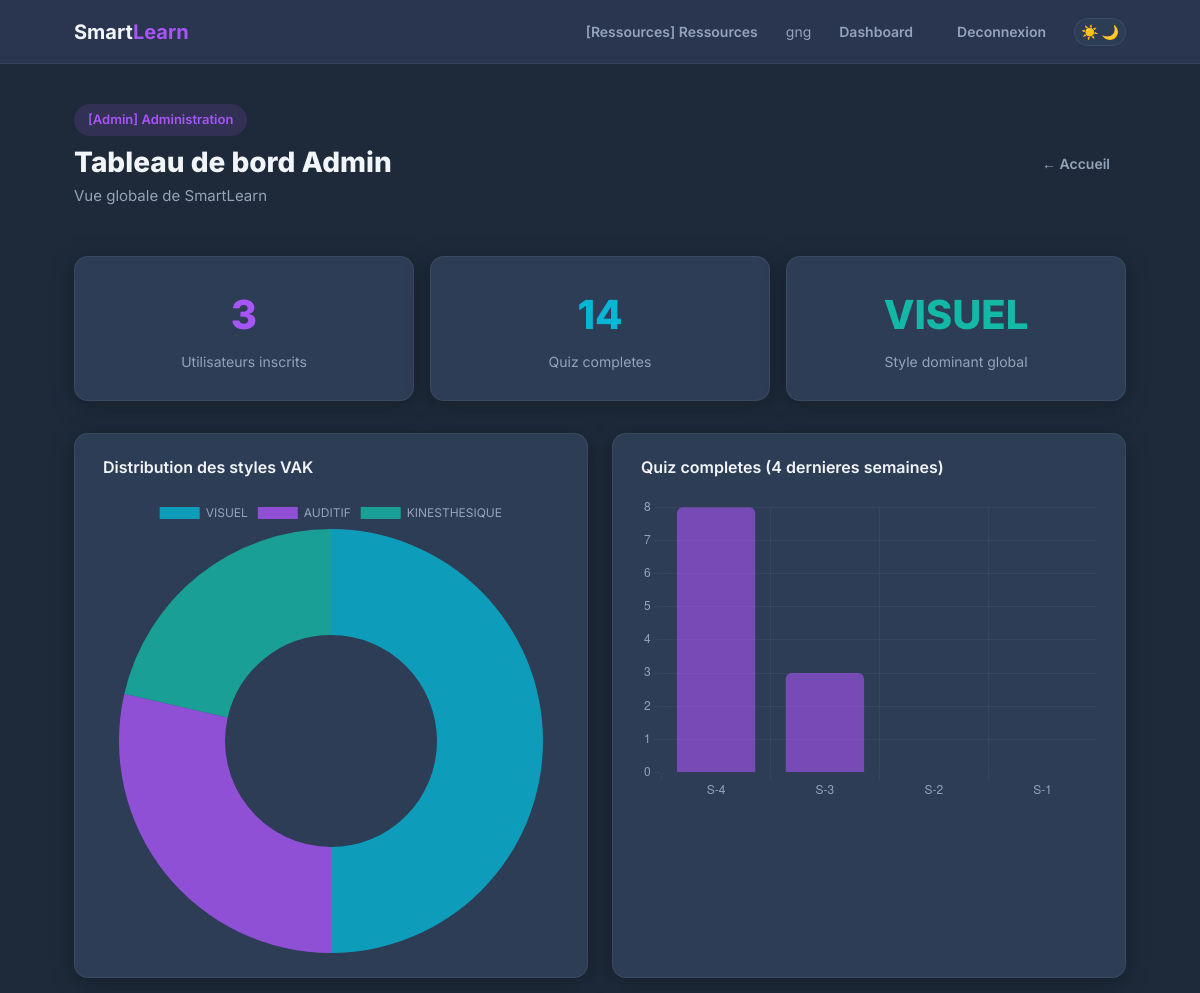
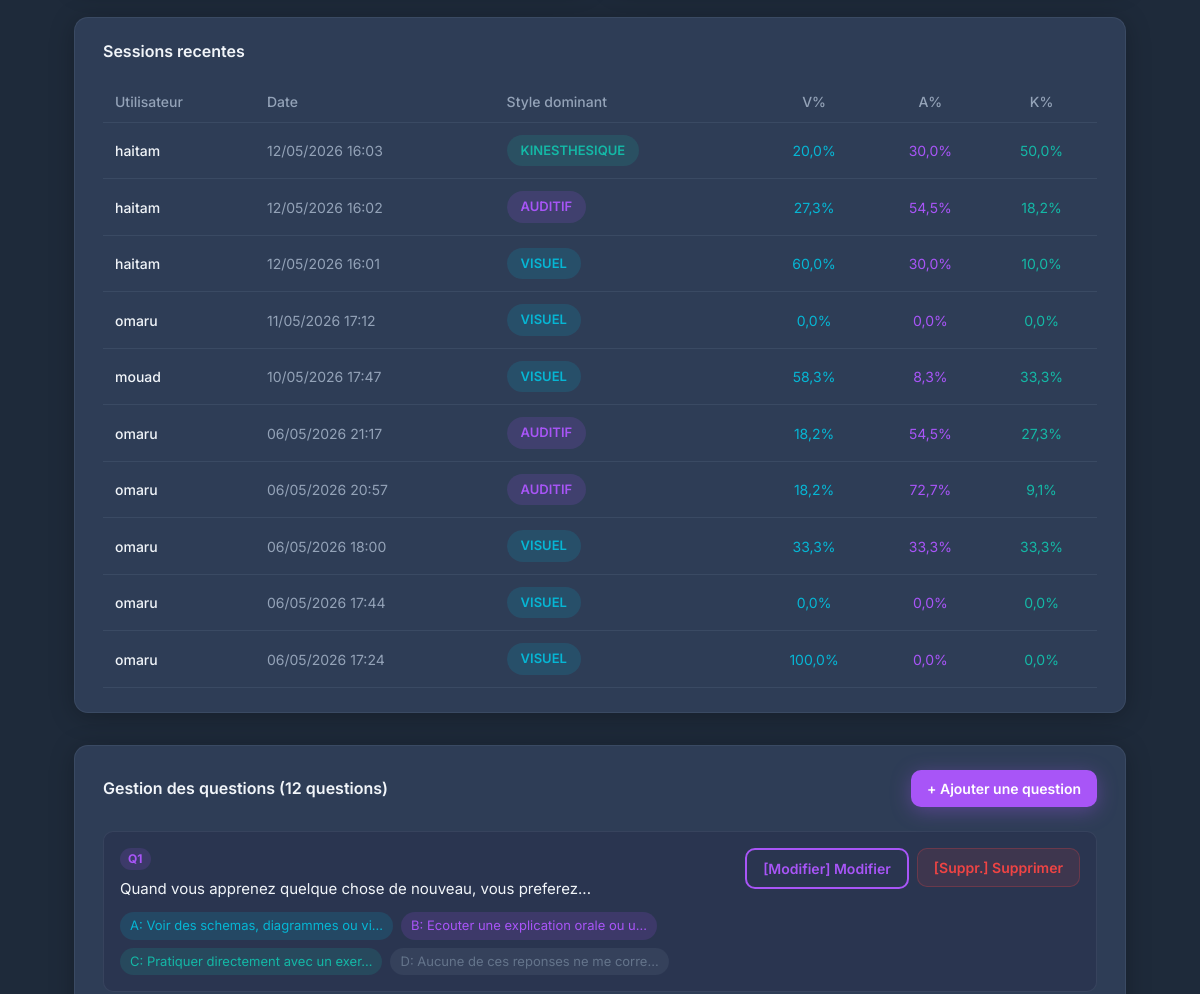
Before: /admin-dashboard/ (signed in, upper part) with the older database file (2 pictures, top to bottom).
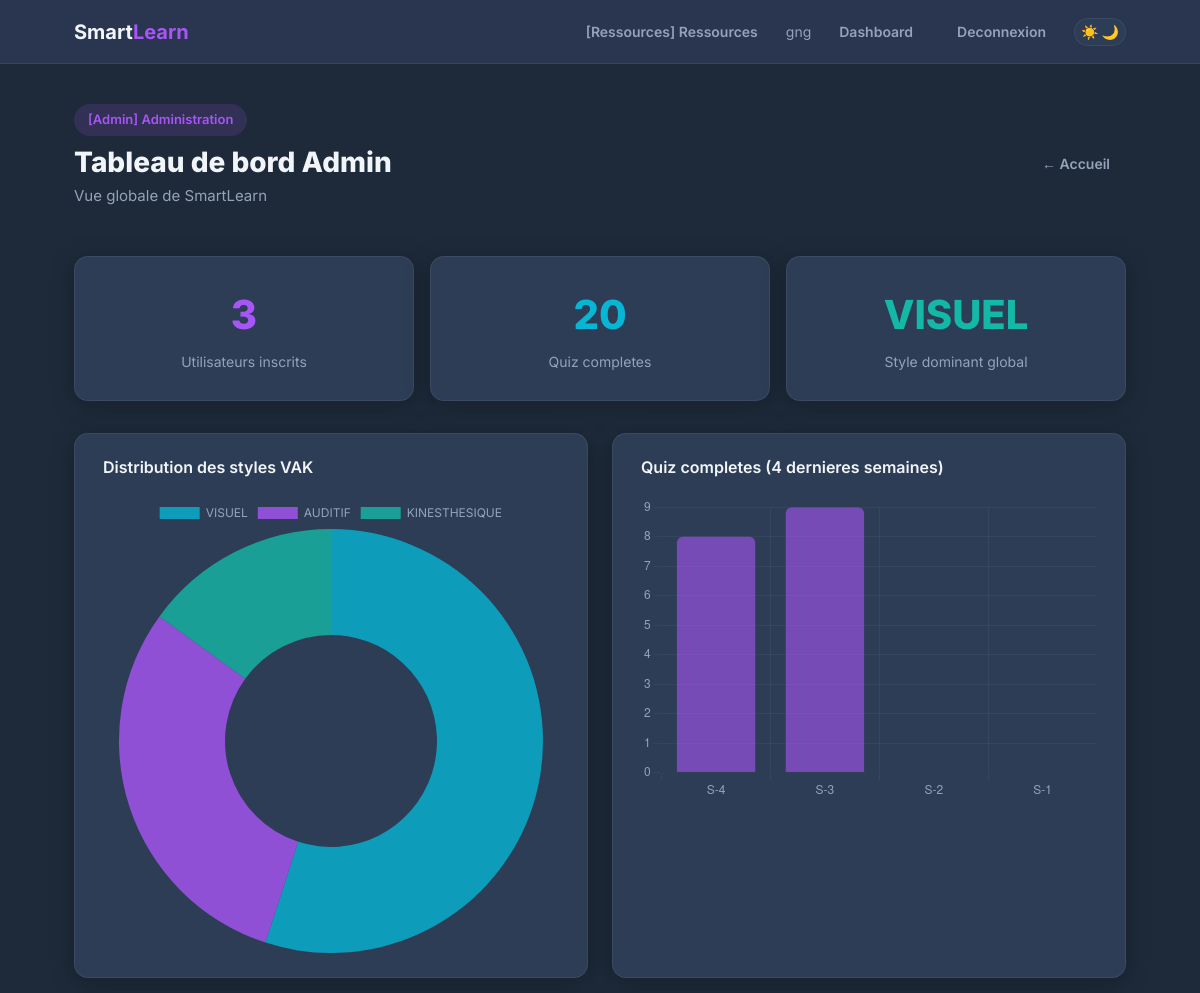
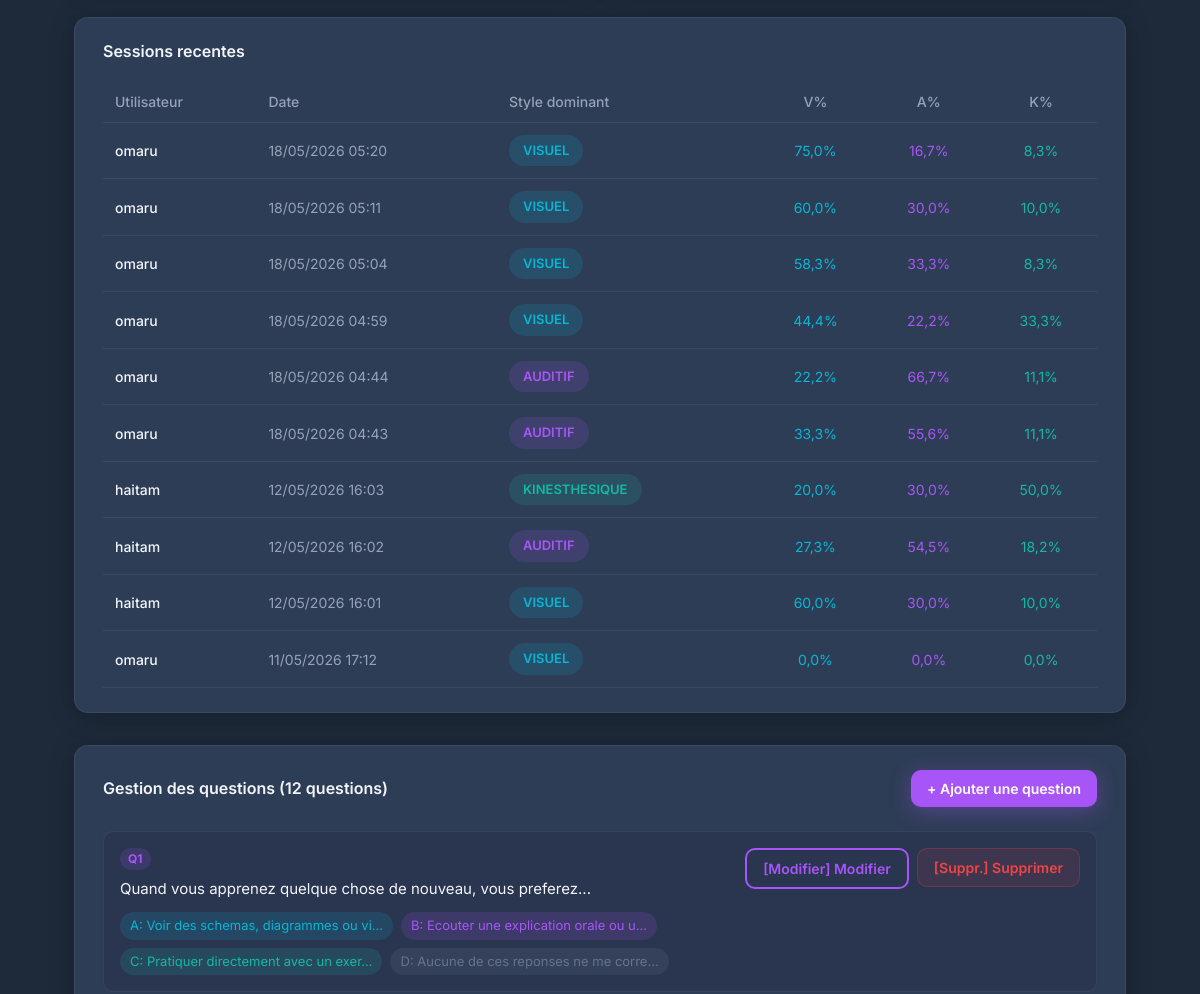
After: the same page with the newer database file (2 pictures, top to bottom).
### quiz/models.py (models this page shows, shortened)
class Session(models.Model):
    utilisateur = models.ForeignKey(User, on_delete=models.CASCADE, related_name="sessions")
    quiz = models.ForeignKey(Quiz, on_delete=models.CASCADE)
    date_debut = models.DateTimeField(auto_now_add=True)
    date_fin = models.DateTimeField(null=True, blank=True)
    terminee = models.BooleanField(default=False)

class Resultat(models.Model):
    session = models.OneToOneField(Session, on_delete=models.CASCADE, related_name="resultat")
    score_visuel = models.IntegerField(default=0)
    score_auditif = models.IntegerField(default=0)
    score_kinesthesique = models.IntegerField(default=0)
    style_dominant = models.CharField(max_length=20, choices=StyleEnum.choices)
    pct_visuel = models.FloatField(default=0)
    pct_auditif = models.FloatField(default=0)
    pct_kinesthesique = models.FloatField(default=0)
    neutral_count = models.IntegerField(default=0)
    profil_type = models.CharField(
        max_length=20,
        default="DOMINANT",
        choices=[
            ("DOMINANT", "Style dominant clair"),
            ("MIXTE", "Profil mixte"),
            ("EQUILIBRE", "Profil equilibre"),
        ],
    )
    created_at = models.DateTimeField(auto_now_add=True)

class Question(models.Model):
    quiz = models.ForeignKey(Quiz, on_delete=models.CASCADE, related_name="questions")
    enonce = models.TextField()
    ordre = models.PositiveIntegerField(default=0)
    class Meta:
        ordering = ["ordre"]

class Choix(models.Model):
    question = models.ForeignKey(Question, on_delete=models.CASCADE, related_name="choix")
    texte = models.TextField()
    style = models.CharField(max_length=20, choices=StyleEnum.choices)
    lettre = models.CharField(max_length=1)

### quiz/views.py (the view)
# urls.py: path("admin-dashboard/", admin_dashboard_view, name="admin_dashboard"),
@staff_member_required(login_url="/accounts/login/")
def admin_dashboard_view(request):
    total_users = User.objects.filter(is_staff=False).count()
    total_sessions = Session.objects.filter(terminee=True).count()
    style_distribution = Resultat.objects.values("style_dominant").annotate(count=Count("id")).order_by("-count")
    total_resultats = Resultat.objects.count()
    styles_data = []
    for item in style_distribution:
        pct = round(item["count"] / total_resultats * 100, 1) if total_resultats > 0 else 0
        styles_data.append({"style": item["style_dominant"], "count": item["count"], "pct": pct})
    recent_sessions = Session.objects.filter(terminee=True).select_related("utilisateur", "resultat").order_by("-date_fin")[:10]
    weekly_stats = []
    for i in range(4):
        week_start = timezone.now() - timedelta(weeks=i + 1)
        week_end = timezone.now() - timedelta(weeks=i)
        count = Session.objects.filter(terminee=True, date_fin__gte=week_start, date_fin__lt=week_end).count()
        weekly_stats.append({"week": f"S-{i+1}", "count": count})
    weekly_stats.reverse()
    quiz = Quiz.objects.filter(actif=True).first()
    questions = Question.objects.filter(quiz=quiz).prefetch_related("choix").order_by("ordre") if quiz else []
    return render(
        request,
        "quiz/admin_dashboard.html",
        {
            "total_users": total_users,
            "total_sessions": total_sessions,
            "styles_data": styles_data,
            "styles_json": json.dumps(styles_data),
            "recent_sessions": recent_sessions,
            "weekly_stats": weekly_stats,
            "weekly_json": json.dumps(weekly_stats),
            "questions": questions,
            "quiz": quiz,
            "choices_config": [
                ("A", "Visuel", "VISUEL"),
                ("B", "Auditif", "AUDITIF"),
                ("C", "Kinesthesique", "KINESTHESIQUE"),
                ("D", "Neutre", "NEUTRE"),
            ],
        },
    )

### templates/quiz/admin_dashboard.html (shortened to what the changed rows need)
{% extends 'base.html' %}
{% load static %}
{% block content %}
<div class="sl-container" style="padding-top: 40px; padding-bottom: 60px;">
  <div style="display:flex; align-items:center; justify-content:space-between; margin-bottom:32px;">
    <div>
      <h1 style="font-size:1.75rem; font-weight:800; color:var(--text-primary); margin:0;">Tableau de bord Admin</h1>
    </div>
  </div>
  <div style="display:grid; grid-template-columns:repeat(3,1fr); gap:16px; margin-bottom:32px;">
    <div class="sl-card" style="text-align:center; padding:28px 20px;"><div style="font-size:2.5rem; font-weight:800; color:var(--accent-secondary);">{{ total_sessions }}</div><div style="color:var(--text-secondary); font-size:0.875rem; margin-top:6px;">Quiz completes</div></div>
  </div>
  <div style="display:grid; grid-template-columns:1fr 1fr; gap:24px; margin-bottom:32px;">
    <div class="sl-card"><h3 style="font-size:1rem; font-weight:600; color:var(--text-primary); margin-bottom:20px;">Distribution des styles VAK</h3><canvas id="stylesChart" height="200"></canvas></div>
    <div class="sl-card"><h3 style="font-size:1rem; font-weight:600; color:var(--text-primary); margin-bottom:20px;">Quiz completes (4 dernieres semaines)</h3><canvas id="weeklyChart" height="200"></canvas></div>
  </div>
  <div class="sl-card" style="margin-bottom:32px;">
    {% if recent_sessions %}
    <div style="overflow-x:auto;">
      <table style="width:100%; border-collapse:collapse; font-size:0.875rem;">
        <thead><tr style="border-bottom:1px solid var(--border-default);"><th style="text-align:left; padding:10px 12px; color:var(--text-secondary); font-weight:500;">Utilisateur</th><th style="text-align:left; padding:10px 12px; color:var(--text-secondary); font-weight:500;">Date</th><th style="text-align:left; padding:10px 12px; color:var(--text-secondary); font-weight:500;">Style dominant</th><th style="text-align:center; padding:10px 12px; color:var(--text-secondary); font-weight:500;">V%</th><th style="text-align:center; padding:10px 12px; color:var(--text-secondary); font-weight:500;">A%</th><th style="text-align:center; padding:10px 12px; color:var(--text-secondary); font-weight:500;">K%</th></tr></thead>
        <tbody>
          {% for session in recent_sessions %}
          <tr style="border-bottom:1px solid var(--border-default);">
            <td style="padding:12px; color:var(--text-primary); font-weight:500;">{{ session.utilisateur.username }}</td>
            <td style="padding:12px; color:var(--text-secondary);">{{ session.date_fin|date:"d/m/Y H:i" }}</td>
            <td style="padding:12px;"><span class="sl-badge sl-badge-{{ session.resultat.style_dominant|lower }}">{{ session.resultat.style_dominant }}</span></td>
            <td style="padding:12px; text-align:center; color:var(--color-visuel);">{{ session.resultat.pct_visuel }}%</td>
            <td style="padding:12px; text-align:center; color:var(--color-auditif);">{{ session.resultat.pct_auditif }}%</td>
            <td style="padding:12px; text-align:center; color:var(--color-kinesthesique);">{{ session.resultat.pct_kinesthesique }}%</td>
          </tr>
          {% endfor %}
        </tbody>
      </table>
    </div>
    {% else %}<p style="color:var(--text-muted); text-align:center; padding:24px 0;">Aucune session completee pour le moment.</p>{% endif %}
  </div>
  <div class="sl-card">
    {% for question in questions %}
    <div style="border:1px solid var(--border-default); border-radius:var(--radius-md); padding:16px; margin-bottom:12px; background:var(--bg-secondary);">
      <div style="display:flex; align-items:flex-start; justify-content:space-between; gap:16px;">
        <div style="flex:1;">
          <div style="display:flex; align-items:center; gap:8px; margin-bottom:8px;"><span style="font-size:0.75rem; font-weight:700; color:var(--accent-primary); background:var(--accent-primary-light); padding:2px 8px; border-radius:var(--radius-full);">Q{{ question.ordre }}</span></div>
          <p style="color:var(--text-primary); font-size:0.9375rem; margin-bottom:12px;">{{ question.enonce }}</p>
          <div style="display:flex; flex-wrap:wrap; gap:8px;">
            {% for choix in question.choix.all %}
            <span style="font-size:0.8125rem; padding:4px 10px; border-radius:var(--radius-full); {% if choix.style == 'VISUEL' %}background:var(--color-visuel-bg); color:var(--color-visuel);{% elif choix.style == 'AUDITIF' %}background:var(--color-auditif-bg); color:var(--color-auditif);{% elif choix.style == 'KINESTHESIQUE' %}background:var(--color-kinesthesique-bg); color:var(--color-kinesthesique);{% else %}background:rgba(148,163,184,0.1); color:var(--text-muted);{% endif %}">{{ choix.lettre }}: {{ choix.texte|truncatechars:35 }}</span>
            {% endfor %}
          </div>
        </div>
        <div style="display:flex; gap:8px; flex-shrink:0;">
          <a href="{% url 'admin_question_edit' question.id %}" class="sl-btn sl-btn-outline sl-btn-sm">[Modifier] Modifier</a>
          <form method="post" action="{% url 'admin_question_delete' question.id %}" onsubmit="return confirm('Supprimer cette question ?')">{% csrf_token %}<button type="submit" class="sl-btn sl-btn-sm" style="background:rgba(239,68,68,0.1); color:var(--color-error); border:1px solid rgba(239,68,68,0.25);">[Suppr.] Supprimer</button></form>
        </div>
      </div>
    </div>
    {% empty %}<p style="color:var(--text-muted); text-align:center; padding:24px 0;">Aucune question dans le quiz actif.</p>{% endfor %}
  </div>
</div>
{% endblock %}
{% block extra_js %}
<script>
const stylesData = {{ styles_json|safe }};
const weeklyData = {{ weekly_json|safe }};
const styleColors = { VISUEL: 'rgba(6, 182, 212, 0.8)', AUDITIF: 'rgba(168, 85, 247, 0.8)', KINESTHESIQUE: 'rgba(20, 184, 166, 0.8)' };
if (stylesData.length > 0) {
  new Chart(document.getElementById('stylesChart'), {
    type: 'doughnut',
    data: { labels: stylesData.map(d => d.style), datasets: [{ data: stylesData.map(d => d.count), backgroundColor: stylesData.map(d => styleColors[d.style] || 'rgba(148,163,184,0.5)'), borderWidth: 0 }] },
    options: { responsive: true, plugins: { legend: { labels: { color: '#94A3B8', font: { family: 'Inter' } } }, tooltip: { callbacks: { label: (ctx) => ` ${ctx.label}: ${ctx.raw} (${stylesData[ctx.dataIndex].pct}%)` } } } }
  });
}
new Chart(document.getElementById('weeklyChart'), {
  type: 'bar',
  data: { labels: weeklyData.map(d => d.week), datasets: [{ label: 'Quiz completes', data: weeklyData.map(d => d.count), backgroundColor: 'rgba(168, 85, 247, 0.6)', borderRadius: 6 }] },
  options: { responsive: true, plugins: { legend: { display: false } }, scales: { x: { ticks: { color: '#94A3B8' }, grid: { color: 'rgba(148,163,184,0.08)' } }, y: { ticks: { color: '#94A3B8', stepSize: 1 }, grid: { color: 'rgba(148,163,184,0.08)' }, beginAtZero: true } } }
});
</script>
{% endblock %}

Changed rows visible on the page:
no longer on this page (row unchanged): Session: utilisateur.username "mouad", date_fin "10/05/2026 17:47", resultat.style_dominant "VISUEL", resultat.pct_visuel "58,3", resultat.pct_auditif "8,3", resultat.pct_kinesthesique "33,3"
no longer on this page (row unchanged): Session: utilisateur.username "omaru", date_fin "06/05/2026 21:17", resultat.style_dominant "AUDITIF", resultat.pct_visuel "18,2", resultat.pct_auditif "54,5", resultat.pct_kinesthesique "27,3"
no longer on this page (row unchanged): Session: utilisateur.username "omaru", date_fin "06/05/2026 20:57", resultat.style_dominant "AUDITIF", resultat.pct_visuel "18,2", resultat.pct_auditif "72,7", resultat.pct_kinesthesique "9,1"
no longer on this page (row unchanged): Session: utilisateur.username "omaru", date_fin "06/05/2026 18:00", resultat.style_dominant "VISUEL", resultat.pct_visuel "33,3", resultat.pct_auditif "33,3", resultat.pct_kinesthesique "33,3"
no longer on this page (row unchanged): Session: utilisateur.username "omaru", date_fin "06/05/2026 17:44", resultat.style_dominant "VISUEL", resultat.pct_visuel "0,0", resultat.pct_auditif "0,0", resultat.pct_kinesthesique "0,0"
no longer on this page (row unchanged): Session: utilisateur.username "omaru", date_fin "06/05/2026 17:24", resultat.style_dominant "VISUEL", resultat.pct_visuel "100,0", resultat.pct_auditif "0,0", resultat.pct_kinesthesique "0,0"
added Session: utilisateur.username "omaru", date_fin "18/05/2026 05:20", resultat.style_dominant "VISUEL", resultat.pct_visuel "75,0", resultat.pct_auditif "16,7", resultat.pct_kinesthesique "8,3"
added Session: utilisateur.username "omaru", date_fin "18/05/2026 05:11", resultat.style_dominant "VISUEL", resultat.pct_visuel "60,0", resultat.pct_auditif "30,0", resultat.pct_kinesthesique "10,0"
added Session: utilisateur.username "omaru", date_fin "18/05/2026 05:04", resultat.style_dominant "VISUEL", resultat.pct_visuel "58,3", resultat.pct_auditif "33,3", resultat.pct_kinesthesique "8,3"
added Session: utilisateur.username "omaru", date_fin "18/05/2026 04:59", resultat.style_dominant "VISUEL", resultat.pct_visuel "44,4", resultat.pct_auditif "22,2", resultat.pct_kinesthesique "33,3"
added Session: utilisateur.username "omaru", date_fin "18/05/2026 04:44", resultat.style_dominant "AUDITIF", resultat.pct_visuel "22,2", resultat.pct_auditif "66,7", resultat.pct_kinesthesique "11,1"
added Session: utilisateur.username "omaru", date_fin "18/05/2026 04:43", resultat.style_dominant "AUDITIF", resultat.pct_visuel "33,3", resultat.pct_auditif "55,6", resultat.pct_kinesthesique "11,1"
Other visible differences:
{{ total_sessions }}: "14" → "20"
chart data {{ styles_json|safe }}: [{"style": "VISUEL", "count": 7, "pct": 50.0}, {"style": "AUDITIF", "count": 4, "pct": 28.6}, {"style": "KINESTHESIQUE", "count": 3, "pct": 21.4}] → [{"style": "VISUEL", "count": 11, "pct": 55.0}, {"style": "AUDITIF", "count": 6, "pct": 30.0}, {"style": "KINESTHESIQUE", "count": 3, "pct": 15.0}]
